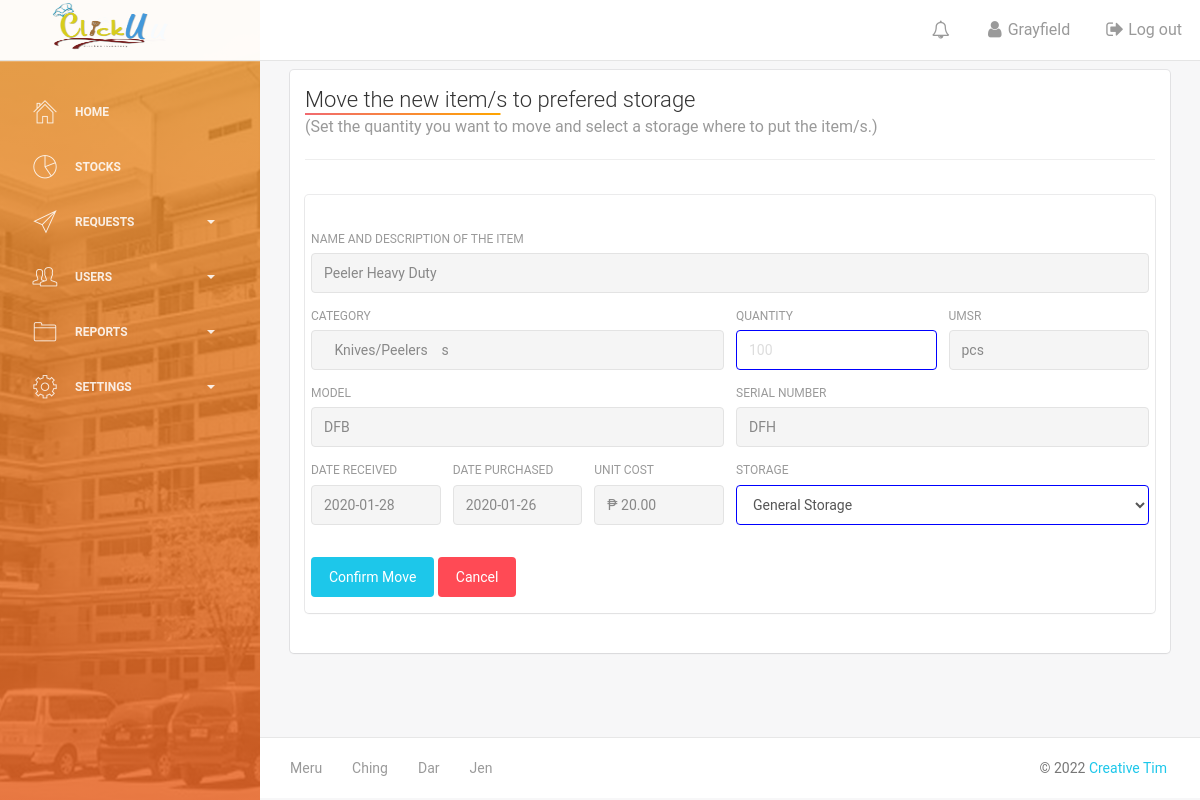
The page /move_to_storages.php (signed in) on the database as committed earlier.
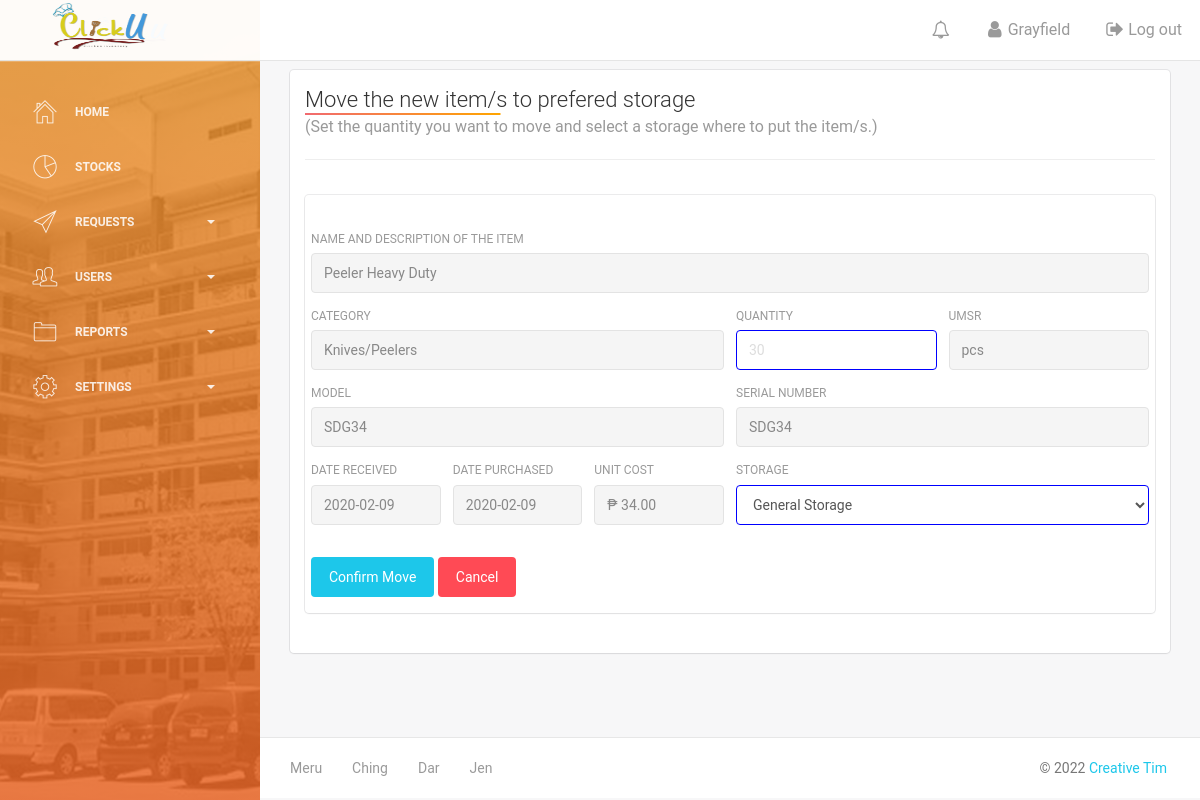
The same page on the database as committed later.
### tables this page shows
CREATE TABLE `utensils` (
  `utensils_id` int(100) NOT NULL,
  `utensils_name` varchar(50) NOT NULL,
  `original_stock` int(100) NOT NULL,
  `stock_on_hand` int(100) NOT NULL,
  `utensils_cat_id` int(50) NOT NULL,
  `added_by` varchar(50) NOT NULL,
  `date_added` date NOT NULL,
  `updated_by` varchar(50) NOT NULL,
  `date_updated` date NOT NULL,
  `cost` int(100) NOT NULL,
  `umsr` varchar(50) NOT NULL,
  `model` varchar(50) NOT NULL,
  `serial_no` varchar(50) NOT NULL,
  `date_purchased` date NOT NULL,
  `status` int(11) NOT NULL
);

CREATE TABLE `utensils_category` (
  `utensils_cat_id` int(100) NOT NULL,
  `category` varchar(50) NOT NULL
);

CREATE TABLE `new_arrival_utensils` (
  `new_arvl_id` int(100) NOT NULL,
  `date_received` date NOT NULL,
  `new_arvl_qty` int(100) NOT NULL,
  `utensils_id` int(100) NOT NULL,
  `received_by` varchar(50) NOT NULL,
  `storage_id` int(100) NOT NULL,
  `checked_by` varchar(50) NOT NULL,
  `approved_by` varchar(50) NOT NULL,
  `date_approved` date NOT NULL,
  `status` int(50) NOT NULL
);

CREATE TABLE `umsr` (
  `id` int(11) NOT NULL,
  `umsr_name` varchar(50) NOT NULL
);

### move_to_storages.php (the view, shortened to what the changed rows need)
<?php include('header.php'); ?>
            <br><br>
            <div class="content">
                        <div class="container-fluid">
                            <div class="row">
                                <div class="col-md-12">
                                    <div class="card">
                                           <div class="content">
                                             <div class="card">
                                               <div class="content">
                                             <?php
                                             $queryString = "SELECT
                                             a.utensils_id , a.utensils_name, a.umsr,
                                             a.model, a.serial_no, a.date_purchased,a.utensils_cat_id,a.cost,
                                             b.utensils_cat_id , b.category,
                                             c.date_received,c.new_arvl_qty,c.utensils_id,c.received_by,c.checked_by,c.approved_by,c.date_approved,
                                             d.id,d.umsr_name
                                             FROM utensils a
                                             LEFT JOIN utensils_category b ON a.utensils_cat_id = b.utensils_cat_id
                                             LEFT JOIN new_arrival_utensils c ON a.utensils_id = c.utensils_id
                                             LEFT JOIN umsr d on a.umsr = d.id
                                             where a.utensils_id = $id or a.utensils_id = '".$_SESSION['id']."'";
                                             $query = mysqli_query($dbcon,$queryString);
                                             $show = mysqli_fetch_array($query);
                                             ?>
                                             <form method="post"name="myForm"onsubmit="return validateForm()" action="move_to_storages.php">
                                             <div class="row">
                                             <div class="col-md-12">
                                             <label for="inputAddress">Name and description of the item</label>
                                             <input type="text" class="form-control"name="item_name_desc" value="<?php echo $show['utensils_name'] ?>" readonly>
                                             </div>
                                             <div class="col-md-6">
                                             <label for="inputAddress">Category</label>
                                             <input type="text" class="form-control" name="category" value="<?php echo $show['category'] ?>"readonly>
                                             </div>
                                             <div class="col-md-3">
                                             <label for="">Quantity</label>
                                             <input type="number" id="numInput"class="form-control"min="1"name="qty"style="border-color: blue;" placeholder="<?php echo $show['new_arvl_qty'] ?>"required>
                                             </div>
                                             <div class="col-md-3">
                                             <label for="inputAddress">UMSR</label>
                                             <input type="text" class="form-control" name="umsr" value="<?php echo $show['umsr_name'] ?>"readonly>
                                             </div>
                                             <div class="col-md-6">
                                             <label for="inputAddress">Model</label>
                                             <input type="text" class="form-control" name="model" value="<?php echo $show['model'] ?>"readonly>
                                             </div>
                                             <div class="col-md-6">
                                             <label for="inputAddress">Serial Number</label>
                                             <input type="text" class="form-control"name="serial" value="<?php echo $show['serial_no'] ?>"readonly>
                                             </div>
                                             <div class="col-md-2">
                                             <label for="inputAddress">Date Received</label>
                                             <input type="text" class="form-control"name="date_received" value="<?php echo $show['date_received'] ?>"readonly>
                                             </div>
                                             <div class="col-md-2">
                                             <label for="inputAddress">Date Purchased</label>
                                             <input type="text" class="form-control"name="date_purchased" value="<?php echo $show['date_purchased'] ?>"readonly>
                                             </div>
                                             <div class="col-md-2">
                                             <label for="inputAddress">Unit Cost</label>
                                             <input type="text" class="form-control"name="cost" value="₱ <?php echo number_format($show['cost'],2) ?>"readonly>
                                             </div>
                                             <br>
                                             </div>
                                             </form>
                                             </div>
                                             </div>
                                           </div>
</div>
</div>
</div>
</div>
</div>
<?php include('footer.php') ?>

Rows that differ between the two databases and show on the page:
changed utensils "Peeler Heavy Duty": category "Knives/Peelers s" → "Knives/Peelers"; qty "100" → "30"; model "DFB" → "SDG34"; serial "DFH" → "SDG34"; date_received "2020-01-28" → "2020-02-09"; date_purchased "2020-01-26" → "2020-02-09"; cost "₱ 20.00" → "₱ 34.00"
